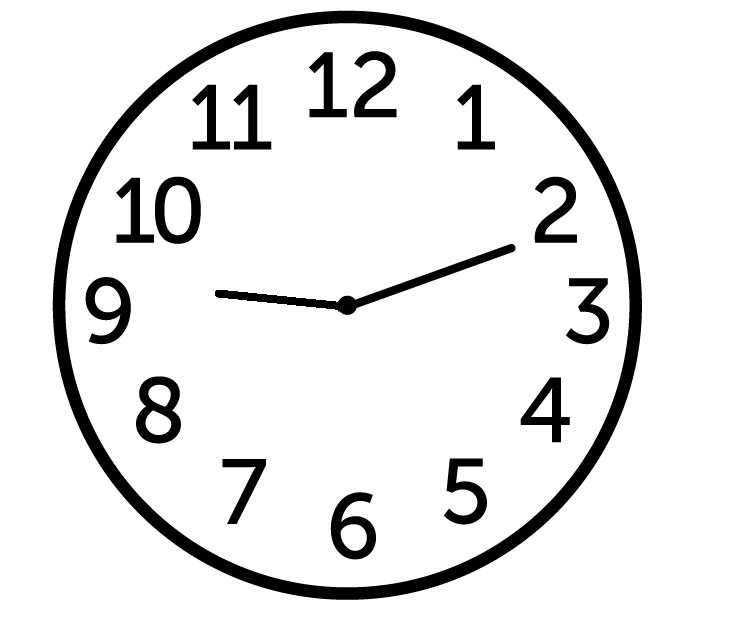
#> input picture Homework3/code/clock2.png, 732 x 627 px, found by its file name; the run also reads 1 picture not shown here
$ jupyter execute --allow-errors domaci3_18_018.ipynb
#> lines starting #> are read from the running program, lines starting #| are printed output that depends on the picture; after the words box and inside, x2 and y2 are one past the last pixel; in counts of white or black regions, pixels touching at a corner belong together
# Treći domaći zadatak iz predmeta Digitalna obrada slike

## Danica Bandović 2018/0018

#### Zadatak 1

Ovaj zadatak sastoji se iz više celina. Za ulazne slike koriste se slike analognih satova, i potrebno je izvršiti detekciju ivica Canny-jevim algoritmom, zatim naći prave linije koje se nalaze na određenom pravcu, što će nam pomoći u nalaženju kazaljki na slici sata i na kraju određivanju vremena koje kazaljke na satu pokazuju.

[cell 1]
#učitavanje potrebnih modula i funkcija
import scipy
import matplotlib.pyplot as plt
import skimage
from skimage import *
from skimage.color import *
from skimage.exposure import *
from skimage.filters import *
from skimage import io
from scipy import ndimage
import os

import numpy as np

## a) Funkcija canny_edge_detection

U ovom delu zadatka implementiran je algoritam za detekciju ivica koji se sastoji od više koraka. Ivični pikseli su pikseli u čijem lokalnom susedstvu postoji nagla promena intenziteta, dok je ivica skup povezanih ivičnih piksela. Prvi korak u detekciji jeste niskofrekventno filtriranje. Ono služi da potisne šum sa slike, pošto šum iako je mali i ne vidi se golim okom, on značajno utiče na prvi izvod, a naročito na drugi izvod koji i sa malim šumom postaje praktično neupotrebljiv. Niskofrekventno filtriranje će zamutiti sliku malo, sa tim će ublažiti promene intenziteta na ivicama, ali ako je ono dovoljno veliko, moći će da se detektuje. Takođe možemo niskofrekventnim filtriranjem potisnuti i neke manje ivice koje ne želimo da budu detektovane. Nakon NF filtriranja primenjuje se operator koji će tamo gde postoji promena intenziteta, dati neke vrednosti i reći nam koliko je značajan intenzitet. Određivanje horizontalnih i vertikalnih gradijenata izvršena je Sobelovim operatorom, i dalji koraci urađeni su kao po tekstu zadatka: određeni su magnituda i ugao, izvršena kvantizacija gradijenta na jedan od 4 pravaca, potisnuti su ne-maksimalni pikseli i na osnovu mapa jakih i slabih piksela dodavani slabi pikseli u ivice kako bi se konačne ivice dobile. U nastavku sledi kod funkcije kao i objasnjenja pojedinih koraka u komentarima.

[cell 2]
def sobel_gradient(image):
    """
    Funkcija koja nalazi gradijente Sobelovim operatorom.

    Ulazni parametri:
    image(ndarray): ulazna slika za koju treba da nadjemo gradijente

    Izlazni parametri:
    Gx(ndarray): vertikalne ivice
    Gy(ndarray): horizontalne ivice
    mag(ndarray): magnituda piksela
    angle(ndarray): ugao gradijenta
    """
    Hx = np.array([[-1, -2, -1], [0, 0, 0], [1, 2, 1]])
    # transponovanje matrice
    Hy = np.transpose(Hx)

    # izracunavanje vertikalnog i horizontalnog gradijenta slike
    Gx = ndimage.convolve(image, Hx, mode='nearest')
    Gy = ndimage.convolve(image, Hy, mode='nearest')


    #figure, ax=plt.subplots(nrows=2, ncols=2, figsize=(20,16), dpi=80)

    #ax[0,0].imshow(image, cmap='gray', vmin=0, vmax=1), ax[0,0].set_title('Originalna slika'), ax[0,0].axis('off')
    #ax[1,0].imshow(image, cmap='gray', vmin=0, vmax=1), ax[1,0].set_title('Originalna slika'), ax[1,0].axis('off')
    #ax[0,1].imshow(Gx, cmap='gray', vmin=np.amin(Gx), vmax=np.amax(Gx)), ax[0,1].set_title('Horizontalne ivice - vertikalni gradijent)'), ax[0,1].axis('off')
    #ax[1,1].imshow(Gy, cmap='gray', vmin=np.amin(Gy), vmax=np.amax(Gy)), ax[1,1].set_title('Vertikalne ivice - horizontalni gradijent'), ax[1,1].axis('off')
    #plt.tight_layout()
    #plt.show()


    # magnituda gradijenta
    mag = np.sqrt(np.square(Gx) + np.square(Gy))
    #mag = np.abs(Gx) + np.abs(Gy);
    # pomocna promenljiva kako ne bi izlazio warning za deljenje sa nulom
    Gx_fix = np.copy(Gx)
    Gx_fix[Gx_fix == 0] = 1
    angle = np.arctan(np.divide(Gy, Gx_fix))
    angle[(Gx == 0) & (Gy > 0)] = np.pi/2
    angle[(Gx == 0) & (Gy < 0)] = -np.pi/2
    angle[(Gx == 0) & (Gy == 0)] = 0
    return (Gx, Gy, mag, angle)

[cell 3]
image = io.imread(f'clock2.png')
#> image is the input picture: shape (627, 732, 4); mean R, G, B, A 231, 231, 231, 255
image = skimage.img_as_float(image)
ul_slika = rgb2gray(rgba2rgb(image))
img_gauss = skimage.filters.gaussian(ul_slika,0.2, mode='nearest', truncate=3)
(Gx_g, Gy_g, mag_g, angle_g) = sobel_gradient(img_gauss)

Kod prelaza sa svetlijeg na tamniji piksel na slici, vrednost gradijenta će biti negativan, pa će na slici to biti prikazano tamnim vrednostima, dok je kod prelaska sa tamne površine na svetlu vrednost gradijenta pozitivna i to će biti prikazano svetlijim pikselima na slici horizontalnih i vertikalnih ivica.

[cell 4]
def canny_edge_detection(img_in, sigma, treshold_low, treshold_high):
    # niskofrekventno filtriranje
    # truncate*sigma=radius, a radius=3*sigma
#> called with sigma = 0.2, treshold_low = 0.09, treshold_high = 0.2
    img_gauss = skimage.filters.gaussian(img_in, sigma, mode='nearest', truncate=3)
    # izdvajanje gradijenta sobelovim operatorom
    (Gx_g, Gy_g, mag_g, angle_g) = sobel_gradient(img_gauss)

    # potiskivanje ne lokalnih maksimuma
    M = np.zeros(np.shape(img_in))
    angle = angle_g*180/np.pi

    #kvantizacija gradijenta na jedan od pravaca
    for i in range(1, np.shape(img_in)[0]-1):
        for j in range(1, np.shape(img_in)[1]-1):
            #određivanje suseda na osnovu gradijenta piksela
            if angle[i, j] >= -22.5 and angle[i, j] < 22.5:
                # susedstvo koje posmatramo ako je ugao nula
                a = mag_g[i, j+1]
                b = mag_g[i, j-1]
            elif angle[i, j] >= 22.5 and angle[i, j] < 67.5:
                # susedstvo koje posmatramo ako je ugao 45 stepeni
                a = mag_g[i+1, j-1]
                b = mag_g[i-1, j+1]
            elif angle[i, j] >= 67.5 or angle[i, j] < -67.5:
                # ugao je 90 stepeni
                a = mag_g[i+1, j]
                b = mag_g[i-1, j]
            else:
                # ugao je -45 stepeni
                a = mag_g[i-1, j-1]
                b = mag_g[i+1, j+1]
            if mag_g[i, j] >= a and mag_g[i, j] >= b:
                #ako je trenutni piksel veći od suseda znači da je lokalni maksimum
                #te njega ne potiskujemo
                M[i, j] = mag_g[i, j]
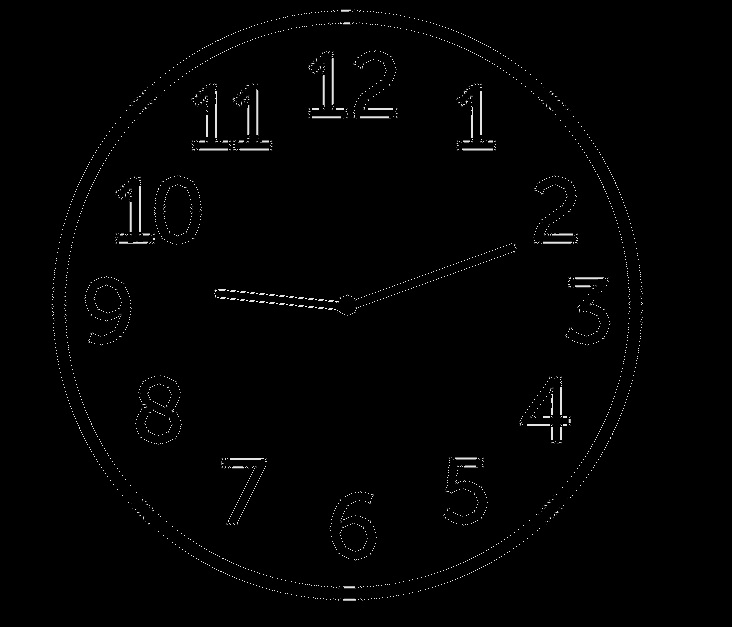
#> M: shape (627, 732) float64; min 0, max 4.47, mean 0.0419; drawn with min black and max white


    # Maska ivica dobijena poredjenjem sa pragom
    tl = np.max(mag_g)*treshold_low
#> tl = 0.402
    th = np.max(mag_g)*treshold_high
#> th = 0.894
    maska = np.zeros(np.shape(mag_g))
    i, j = np.where(mag_g >= th)

    #jakim ivicama dodeljuje se vrednost 255, a slabim 125
    #ostali elementi imaju vrednost 0
    maska[i, j] = 255
    i, j = np.where((mag_g >= tl) & (mag_g < th))
#> i = 2828 values from 9 to 600; j = 2828 values, max 642 at index 1356, min 51 at index 1465, mean 343.4
    maska[i, j] = 125

    # ukljucivanje slabih ivica
    #više prolazaka kroz matricu sve dok se promena matrice nije nula

    #koliko ima jakih piksela
    sum = len(maska[maska == 255])
    #prolazak kroz matricu i ubacivanje određenih slabih piksela u jake
    for i in range(1, np.shape(img_in)[0]-1):
        for j in range(1, np.shape(img_in)[1]-1):
            if maska[i, j] == 125:
                maska[i, j] = 255*(maska[i-1, j-1] == 255 or maska[i-1, j] == 255 or maska[i-1, j+1] == 255 or maska[i, j-1]
                                   == 255 or maska[i, j+1] == 255 or maska[i+1, j-1] == 255 or maska[i+1, j] == 255 or maska[i+1, j+1] == 255)
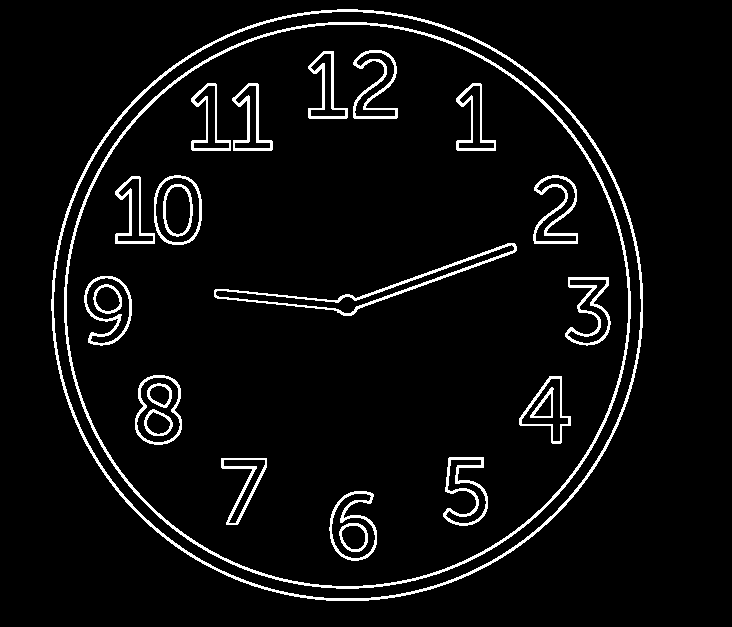
#> maska: shape (627, 732) float64; 5.3% white; 24 white regions, largest, box (x1, y1, x2, y2) and area: (51, 9, 643, 601) 5533, (64, 22, 631, 589) 5328, (214, 243, 517, 316) 1725
    pret = sum
    sum = len(maska[maska == 255])
#> sum = 24462
    while (pret != sum):
        for i in range(1, np.shape(img_in)[0]-1):
            for j in range(1, np.shape(img_in)[1]-1):
                if maska[i, j] == 125:
                    maska[i, j] = 255*(maska[i-1, j-1] == 255 or maska[i-1, j] == 255 or maska[i-1, j+1] == 255 or maska[i, j-1]
                                       == 255 or maska[i, j+1] == 255 or maska[i+1, j-1] == 255 or maska[i+1, j] == 255 or maska[i+1, j+1] == 255)
        pret = sum
        sum = len(maska[maska == 255])
#> this loop made 1 pass
#> (pret, sum) on pass 1: (24462, 24462)


    maska[maska<255]=0;

    return maska

Kroz dva primera prikazano je kako određeni parametri utiču na rezultat funkcije:

[cell 5]
#testiranje funkcije
i=2;
image = io.imread(f'clock{i}.png')
image = skimage.img_as_float(image)
ul_slika = rgb2gray(rgba2rgb(image))

#detekcija ivica
iout = canny_edge_detection(ul_slika, 0.2, 0.09, 0.2)
figure,axes = plt.subplots(nrows=1,ncols=4,figsize=(22,15),dpi=80)
axes[0].imshow(ul_slika,cmap='gray',vmin=0,vmax=1);axes[0].set_title('Ulazna slika, siva');axes[0].axis('off');
axes[1].imshow(iout,cmap='gray');axes[1].set_title('sigma=0.2,tl=0.09,th=0.2');axes[1].axis('off');
iout = canny_edge_detection(ul_slika, 0.2, 0.2, 0.5)
#> call 2 of canny_edge_detection, with sigma = 0.2, treshold_low = 0.2, treshold_high = 0.5
#> in canny_edge_detection (call 2), `tl = np.max(mag_g)*treshold_low`: tl = 0.894
#> in canny_edge_detection (call 2), `th = np.max(mag_g)*treshold_high`: th = 2.24
#> in canny_edge_detection (call 2), `i, j = np.where(mag_g >= th)`: i = 15089 values from 10 to 600; j = 15089 values, max 642 at index 7660, min 52 at index 7386, mean 340.8
#> in canny_edge_detection (call 2), `i, j = np.where((mag_g >= tl) & (mag_g < th))`: i = 6545 values from 9 to 600; j = 6545 values, max 642 at index 3321, min 51 at index 3605, mean 340.3
#> after the loop in canny_edge_detection (call 2), `for i in range(1, np.shape(img_in)[0]-1):`:
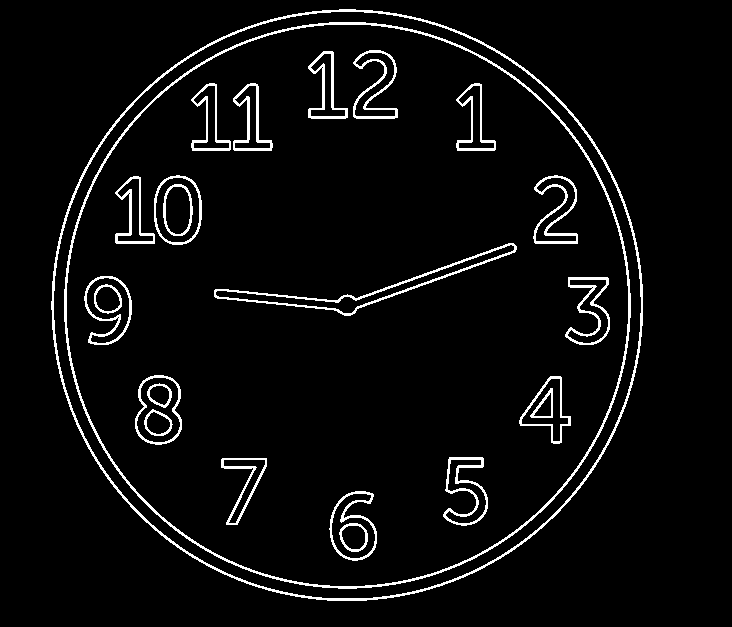
#> maska: shape (627, 732) float64; 4.7% white in thin lines or dots, all inside (x1, y1, x2, y2) = (51, 9, 643, 601)
#> in canny_edge_detection (call 2), `sum = len(maska[maska == 255])`: sum = 21634
#> the loop in canny_edge_detection (call 2), `while (pret != sum):` made 1 pass
#> (pret, sum) on pass 1: (21634, 21634)
axes[2].imshow(iout,cmap='gray');axes[2].set_title('sigma=0.2,tl=0.2,th=0.5');axes[2].axis('off');
iout = canny_edge_detection(ul_slika, 0.2, 0.5, 0.8)
#> call 3 of canny_edge_detection, with sigma = 0.2, treshold_low = 0.5, treshold_high = 0.8
#> in canny_edge_detection (call 3), `tl = np.max(mag_g)*treshold_low`: tl = 2.24
#> in canny_edge_detection (call 3), `th = np.max(mag_g)*treshold_high`: th = 3.58
#> in canny_edge_detection (call 3), `i, j = np.where(mag_g >= th)`: i = 9473 values from 10 to 599; j = 9473 values, max 642 at index 5131, min 52 at index 4773, mean 341
#> in canny_edge_detection (call 3), `i, j = np.where((mag_g >= tl) & (mag_g < th))`: i = 5616 values from 10 to 600; j = 5616 values, max 642 at index 2887, min 52 at index 2807, mean 340.5
#> after the loop in canny_edge_detection (call 3), `for i in range(1, np.shape(img_in)[0]-1):`:
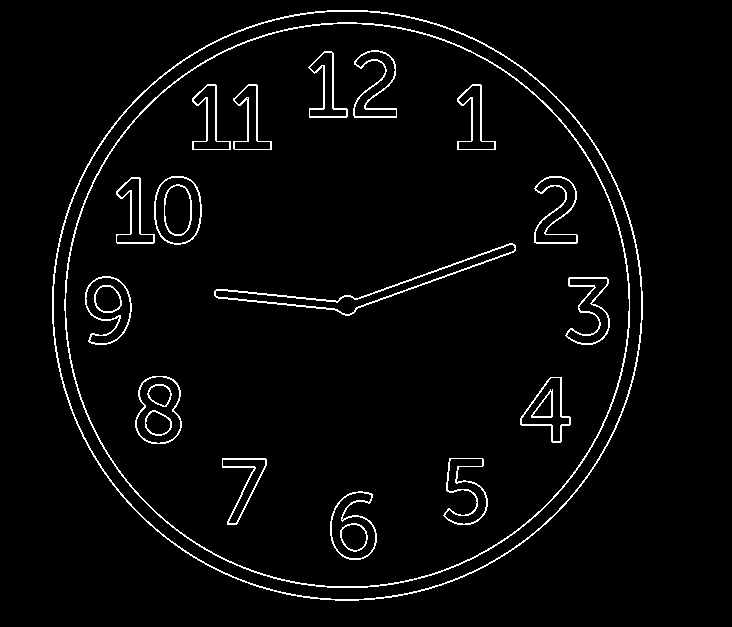
#> maska: shape (627, 732) float64; 3.3% white in thin lines or dots, all inside (x1, y1, x2, y2) = (52, 10, 643, 601)
#> in canny_edge_detection (call 3), `sum = len(maska[maska == 255])`: sum = 15088
#> the loop in canny_edge_detection (call 3), `while (pret != sum):` made 1 pass
#> (pret, sum) on pass 1: (15088, 15088)
axes[3].imshow(iout,cmap='gray');axes[3].set_title('sigma=0.2,tl=0.5,th=0.8');axes[3].axis('off');
plt.show()

i=9;
#> (the rest of this cell did not finish here and is left out)

Što su gornji i donji prag veći to će manje piksela biti izdvojeno kao ivični pikseli, što se iz gornjih primera može i uočiti. Za veće pragove linije koje predstavljaju ivice su tanje nego ako su pragovi manji, a naročito na ovo utiče donji prag. Osim što su tanje ivice, može se desiti da budu i prekidne. U primeru drugog sata uočava se da nekada nije loše da pragovi budu veći jer su dve ivice (okvir slike na primer) veoma blizu te se ivični pikseli dveju različitih ivica maltene spoje na nekim mestima, te se i ne primećuje da postoje dve ivice jedna blizu druge.
Dalje proveravamo kako uticaj niskofrekventnog filtriranja, odnosno parametra sigma utiče na detekciju:

[cell 6]
#testiranje funkcije
i=2;
#> i = 2
image = io.imread(f'clock{i}.png')
image = skimage.img_as_float(image)
ul_slika = rgb2gray(rgba2rgb(image))

#detekcija ivica
iout = canny_edge_detection(ul_slika, 0.2, 0.2, 0.5)
figure,axes = plt.subplots(nrows=1,ncols=4,figsize=(22,15),dpi=80)
axes[0].imshow(ul_slika,cmap='gray',vmin=0,vmax=1);axes[0].set_title('Ulazna slika, siva');axes[0].axis('off');
axes[1].imshow(iout,cmap='gray');axes[1].set_title('sigma=0.2,tl=0.2,th=0.5');axes[1].axis('off');
iout = canny_edge_detection(ul_slika, 1, 0.2, 0.5)
#> in sobel_gradient (call 6), `Gx_fix[Gx_fix == 0] = 1`:
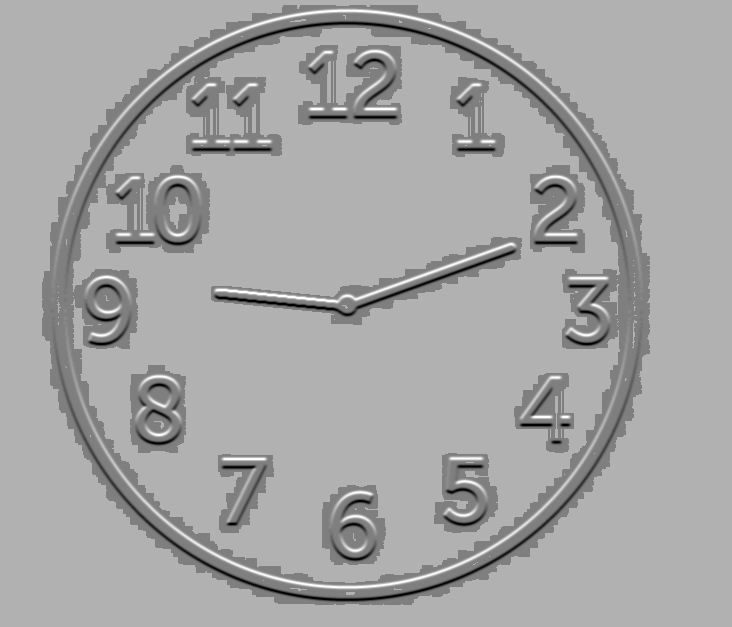
#> Gx_fix: shape (627, 732) float64; min -2.56, max 2.56, mean 0.756; drawn with min black and max white
#> in sobel_gradient (call 6), `angle[(Gx == 0) & (Gy < 0)] = -np.pi/2`:
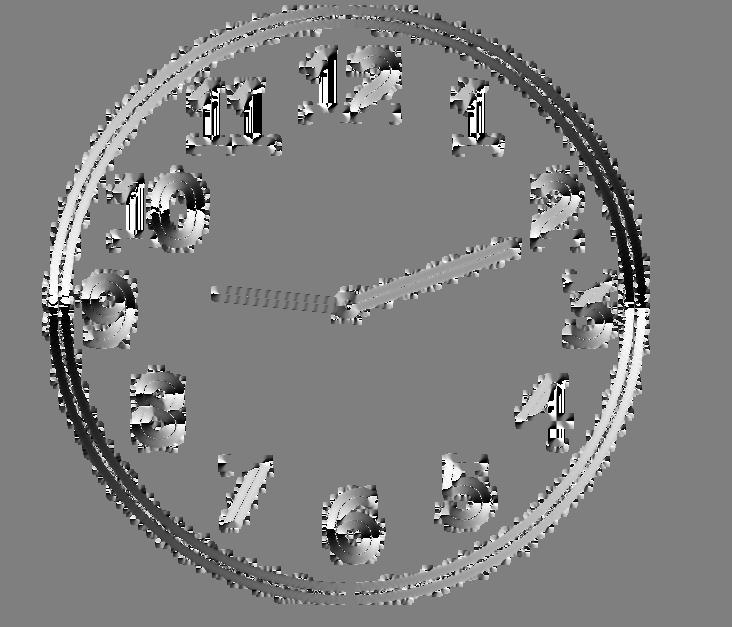
#> angle: shape (627, 732) float64; min -1.57, max 1.57, mean 0.0101; drawn with min black and max white
#> in canny_edge_detection (call 5), `tl = np.max(mag_g)*treshold_low`: tl = 0.539
#> in canny_edge_detection (call 5), `th = np.max(mag_g)*treshold_high`: th = 1.35
#> in canny_edge_detection (call 5), `i, j = np.where((mag_g >= tl) & (mag_g < th))`: i = 12892 values from 9 to 601; j = 12892 values, max 643 at index 6267, min 51 at index 6139, mean 341.4
#> after the loop in canny_edge_detection (call 5), `for i in range(1, np.shape(img_in)[0]-1):`:
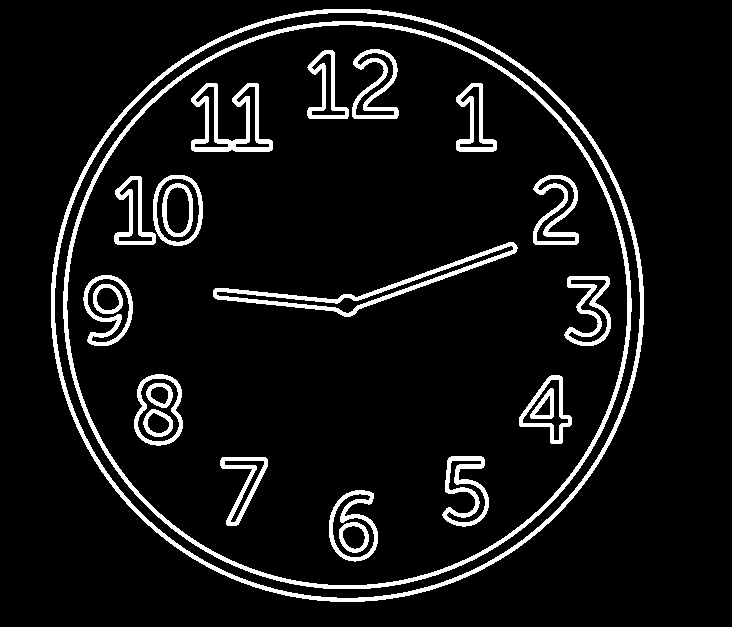
#> maska: shape (627, 732) float64; 7.8% white; 23 white regions, largest, box (x1, y1, x2, y2) and area: (51, 9, 644, 602) 7993, (63, 21, 632, 589) 7671, (213, 242, 518, 317) 2715
#> in canny_edge_detection (call 5), `sum = len(maska[maska == 255])`: sum = 35883
#> the loop in canny_edge_detection (call 5), `while (pret != sum):` made 1 pass
#> (pret, sum) on pass 1: (35883, 35883)
axes[2].imshow(iout,cmap='gray');axes[2].set_title('sigma=1,tl=0.2,th=0.5');axes[2].axis('off');
iout = canny_edge_detection(ul_slika, 10, 0.2, 0.5)
#> in sobel_gradient (call 7), `Gx = ndimage.convolve(image, Hx, mode='nearest')`:
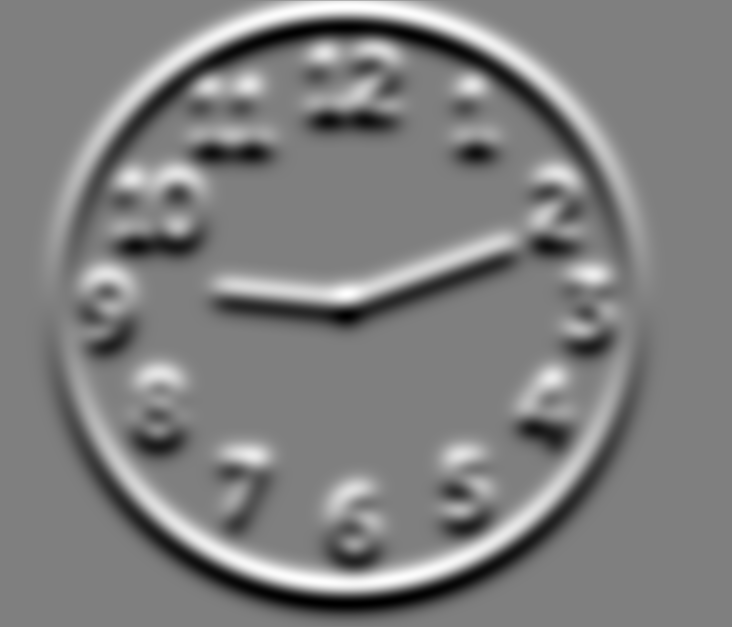
#> Gx: shape (627, 732) float64; min -0.213, max 0.214, mean -0.000249; drawn with min black and max white
#> (the rest of the program and of its run is left out)
